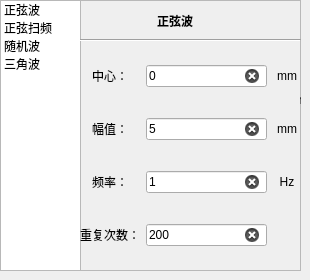
     <widget class="QWidget" name="tab_2">
      <attribute name="title">
       <string>标准波</string>
      </attribute>
      <widget class="QFrame" name="waveGenerateframe">
       <property name="geometry">
        <rect>
         <x>0</x>
         <y>0</y>
         <width>301</width>
         <height>271</height>
        </rect>
       </property>
       <property name="frameShape">
        <enum>QFrame::StyledPanel</enum>
       </property>
       <property name="frameShadow">
        <enum>QFrame::Raised</enum>
       </property>
       <widget class="QListWidget" name="listWidget_waveMode">
        <property name="geometry">
         <rect>
          <x>0</x>
          <y>0</y>
          <width>81</width>
          <height>271</height>
         </rect>
        </property>
        <property name="styleSheet">
         <string notr="true">font: 75 12pt &quot;Agency FB&quot;;
font::bold;
QListWidget::item{
	
}
QListWidget::item:hover{
	background:rgb(233, 255, 251)
	border-color: green;
}
QListWidget::item:selected{
	background:#99CCFF;
	border-color: green;
}
</string>
        </property>
        <item>
         <property name="text">
          <string>正弦波</string>
         </property>
        </item>
        <item>
         <property name="text">
          <string>正弦扫频</string>
         </property>
        </item>
        <item>
         <property name="text">
          <string>随机波</string>
         </property>
        </item>
        <item>
         <property name="text">
          <string>三角波</string>
         </property>
        </item>
       </widget>
       <widget class="QFrame" name="sineFrame">
        <property name="geometry">
         <rect>
          <x>80</x>
          <y>0</y>
          <width>221</width>
          <height>271</height>
         </rect>
        </property>
        <property name="frameShape">
         <enum>QFrame::StyledPanel</enum>
        </property>
        <property name="frameShadow">
         <enum>QFrame::Plain</enum>
        </property>
        <widget class="QWidget" name="layoutWidget">
         <property name="geometry">
          <rect>
           <x>0</x>
           <y>40</y>
           <width>221</width>
           <height>231</height>
          </rect>
         </property>
         <layout class="QGridLayout" name="gridLayout">
          <item row="1" column="0">
           <widget class="QLabel" name="label">
            <property name="sizePolicy">
             <sizepolicy hsizetype="Expanding" vsizetype="Preferred">
              <horstretch>0</horstretch>
              <verstretch>0</verstretch>
             </sizepolicy>
            </property>
            <property name="text">
             <string>幅值：</string>
            </property>
            <property name="alignment">
             <set>Qt::AlignCenter</set>
            </property>
           </widget>
          </item>
          <item row="2" column="0">
           <widget class="QLabel" name="label_2">
            <property name="sizePolicy">
             <sizepolicy hsizetype="Expanding" vsizetype="Preferred">
              <horstretch>0</horstretch>
              <verstretch>0</verstretch>
             </sizepolicy>
            </property>
            <property name="text">
             <string>频率：</string>
            </property>
            <property name="alignment">
             <set>Qt::AlignCenter</set>
            </property>
           </widget>
          </item>
          <item row="2" column="1">
           <widget class="QLineEdit" name="le_fre">
            <property name="text">
             <string>1</string>
            </property>
            <property name="alignment">
             <set>Qt::AlignLeading|Qt::AlignLeft|Qt::AlignVCenter</set>
            </property>
            <property name="clearButtonEnabled">
             <bool>true</bool>
            </property>
           </widget>
          </item>
          <item row="1" column="1">
           <widget class="QLineEdit" name="le_mag">
            <property name="text">
             <string>5</string>
            </property>
            <property name="alignment">
             <set>Qt::AlignLeading|Qt::AlignLeft|Qt::AlignVCenter</set>
            </property>
            <property name="clearButtonEnabled">
             <bool>true</bool>
            </property>
           </widget>
          </item>
          <item row="3" column="0">
           <widget class="QLabel" name="label_5">
            <property name="sizePolicy">
             <sizepolicy hsizetype="Expanding" vsizetype="Preferred">
              <horstretch>0</horstretch>
              <verstretch>0</verstretch>
             </sizepolicy>
            </property>
            <property name="text">
             <string>重复次数：</string>
            </property>
            <property name="alignment">
             <set>Qt::AlignCenter</set>
            </property>
           </widget>
          </item>
          <item row="1" column="2">
           <widget class="QLabel" name="label_6">
            <property name="sizePolicy">
             <sizepolicy hsizetype="Expanding" vsizetype="Preferred">
              <horstretch>0</horstretch>
              <verstretch>0</verstretch>
             </sizepolicy>
            </property>
            <property name="text">
             <string>mm</string>
            </property>
            <property name="alignment">
             <set>Qt::AlignCenter</set>
            </property>
           </widget>
          </item>
          <item row="3" column="2">
           <spacer name="horizontalSpacer">
            <property name="orientation">
             <enum>Qt::Horizontal</enum>
            </property>
            <property name="sizeHint" stdset="0">
             <size>
              <width>40</width>
              <height>20</height>
             </size>
            </property>
           </spacer>
          </item>
          <item row="3" column="1">
           <widget class="QLineEdit" name="le_cnt">
            <property name="text">
             <string>200</string>
            </property>
            <property name="alignment">
             <set>Qt::AlignLeading|Qt::AlignLeft|Qt::AlignVCenter</set>
            </property>
            <property name="clearButtonEnabled">
             <bool>true</bool>
            </property>
           </widget>
          </item>
          <item row="2" column="2">
           <widget class="QLabel" name="label_7">
            <property name="sizePolicy">
             <sizepolicy hsizetype="Expanding" vsizetype="Preferred">
              <horstretch>0</horstretch>
              <verstretch>0</verstretch>
             </sizepolicy>
            </property>
            <property name="text">
             <string>Hz</string>
            </property>
            <property name="alignment">
             <set>Qt::AlignCenter</set>
            </property>
           </widget>
          </item>
          <item row="0" column="0">
           <widget class="QLabel" name="label_8">
            <property name="text">
             <string>中心：</string>
            </property>
            <property name="alignment">
             <set>Qt::AlignCenter</set>
            </property>
           </widget>
          </item>
          <item row="0" column="1">
           <widget class="QLineEdit" name="le_mid">
            <property name="text">
             <string>0</string>
            </property>
            <property name="alignment">
             <set>Qt::AlignLeading|Qt::AlignLeft|Qt::AlignVCenter</set>
            </property>
            <property name="clearButtonEnabled">
             <bool>true</bool>
            </property>
           </widget>
          </item>
          <item row="0" column="2">
           <widget class="QLabel" name="label_9">
            <property name="sizePolicy">
             <sizepolicy hsizetype="Expanding" vsizetype="Preferred">
              <horstretch>0</horstretch>
              <verstretch>0</verstretch>
             </sizepolicy>
            </property>
            <property name="text">
             <string>mm</string>
            </property>
            <property name="alignment">
             <set>Qt::AlignCenter</set>
            </property>
           </widget>
          </item>
         </layout>
        </widget>
        <widget class="Line" name="line_3">
         <property name="geometry">
          <rect>
           <x>0</x>
           <y>30</y>
           <width>221</width>
           <height>20</height>
          </rect>
         </property>
         <property name="styleSheet">
          <string notr="true">color: rgb(74, 77, 255);</string>
         </property>
         <property name="orientation">
          <enum>Qt::Horizontal</enum>
         </property>
        </widget>
        <widget class="QLabel" name="label_15">
         <property name="geometry">
          <rect>
           <x>20</x>
           <y>10</y>
           <width>150</width>
           <height>21</height>
          </rect>
         </property>
         <property name="styleSheet">
          <string notr="true">font: 75 12pt &quot;宋体&quot;;
font:bold;</string>
         </property>
         <property name="text">
          <string>正弦波</string>
         </property>
         <property name="alignment">
          <set>Qt::AlignCenter</set>
         </property>
        </widget>
        <widget class="QLabel" name="label_19">
         <property name="geometry">
          <rect>
           <x>220</x>
           <y>90</y>
           <width>17</width>
           <height>20</height>
          </rect>
         </property>
         <property name="sizePolicy">
          <sizepolicy hsizetype="Expanding" vsizetype="Preferred">
           <horstretch>0</horstretch>
           <verstretch>0</verstretch>
          </sizepolicy>
         </property>
         <property name="text">
          <string>mm</string>
         </property>
         <property name="alignment">
          <set>Qt::AlignCenter</set>
         </property>
        </widget>
       </widget>
      </widget>
     </widget>
